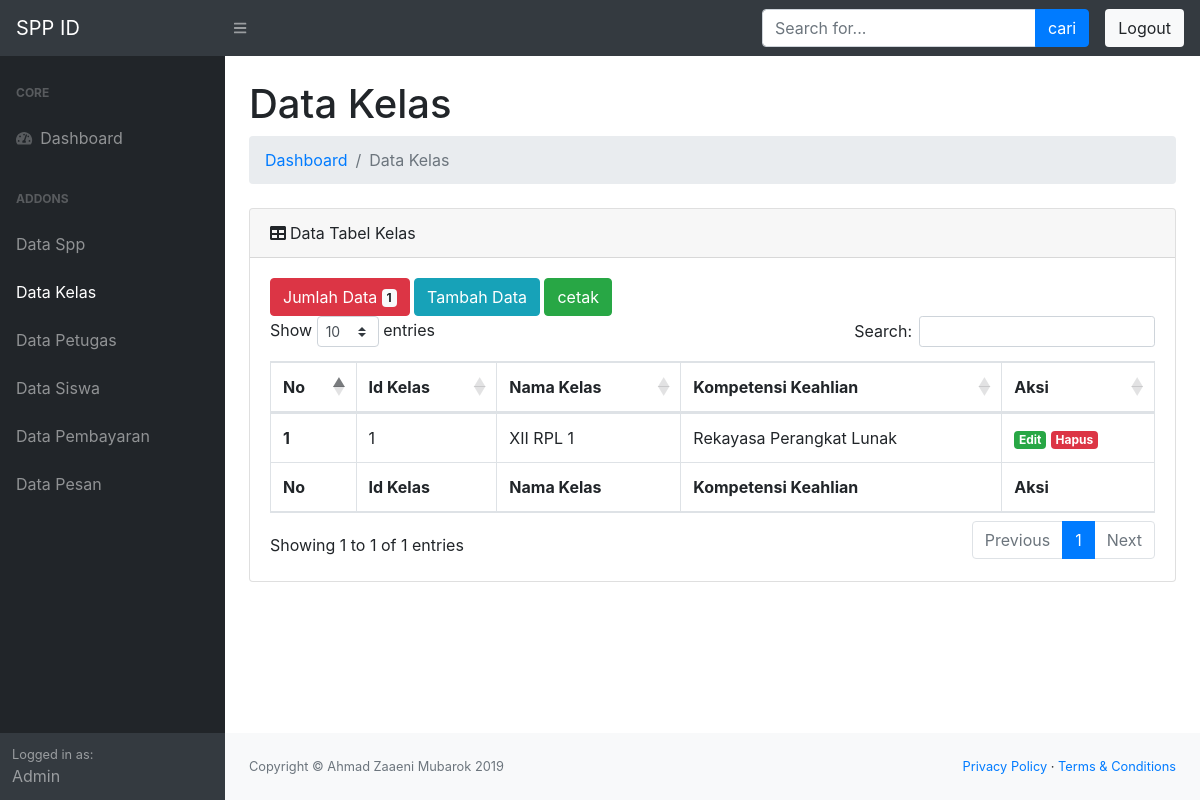
Page /dist/layout.php?page=kelas (signed in) on the committed database.
### tables this page shows
CREATE TABLE `kelas` (
  `id_kelas` int(11) NOT NULL,
  `nama_kelas` varchar(10) NOT NULL,
  `kompetensi_keahlian` varchar(50) NOT NULL
);

### dist/koneksi.php (called while the page is built, shortened)
<?php
$db = mysqli_connect("localhost", "root", "", "spp");
function show($table, $where = null) {
	global $db;
	$command = "SELECT * FROM $table";
	$query = mysqli_query($db, $command) or die ($db->error);
	$row = array();
	while ($rows = mysqli_fetch_array($query, MYSQLI_BOTH)) {
		$row[] = $rows;
	}
	return $row;
}

### dist/kelas.php (the view, shortened to what this page needs)
<div class="container-fluid">
    <h1 class="mt-4">Data Kelas</h1>
    <ol class="breadcrumb mb-4">
        <li class="breadcrumb-item"><a href="?page=index">Dashboard</a></li>
        <li class="breadcrumb-item active">Data Kelas</li>
    </ol>
    <div class="card mb-4">
        <div class="card-header"><i class="fas fa-table mr-1"></i>Data Tabel Kelas</div>
        <div class="card-body">
            <?php
            $query = mysqli_query ($db,'SELECT *FROM kelas');
            $jumlah =mysqli_num_rows($query);
            ?>
              <button class="btn btn-danger">Jumlah Data <span class="badge badge-light"> <?php echo $jumlah; ?></span></button>
        <a class="btn btn-info" href="?page=tambahkelas" >
            <span class="glyphicon glyphicon-plus">Tambah Data </span>
        </a>
        <button class="btn btn-success" name="cetak" id="cetak">cetak</button>
            <div class="table-responsive">
                <table class="table table-bordered" id="dataTable" width="100%" cellspacing="0">
                    <thead>
                        <tr>
                            <th>No</th>
                            <th>Id Kelas</th>
                            <th>Nama Kelas</th>
                            <th>Kompetensi Keahlian</th>
                            <th>Aksi</th>
                        </tr>
                    </thead>
                    <tfoot>
                        <tr>
                            <th>No</th>
                            <th>Id Kelas</th>
                            <th>Nama Kelas</th>
                            <th>Kompetensi Keahlian</th>
                            <th>Aksi</th>
                        </tr>
                    </tfoot>
                    <tbody>
                       <?php
                        $count = 0;
                        $row = show("kelas");
                        if ($row == false) {
                            ?>
                            <tr>
                                <td colspan="9" align="center">data kosong</td>
                            </tr>
                            <?php
                        } else {
                        foreach ($row as $data) {
                        $count++;
                        ?>
                        <tr>
                            <th><?php echo $count; ?></th>
                            <td><?php echo $data['id_kelas']; ?></td>
                            <td><?php echo $data['nama_kelas']; ?></td>
                            <td><?php echo $data['kompetensi_keahlian']; ?></td>
                            <td>
                                <a class="badge badge-success" href="?page=editkelas&id_kelas=<?php echo $data['id_kelas']; ?>">Edit</a>
                                <a onclick="return confirm('Yakin ingin menghapus data ini??');" class="badge badge-danger" href="?page=hapuskelas&id_kelas=<?php echo $data['id_kelas']; ?>">Hapus</a>
                            </td>
                        </tr>
                        <?php } } ?>
                    </tbody>
                </table>
            </div>
        </div>
    </div>
</div>

### rows in the picture
kelas: id_kelas "1", nama_kelas "XII RPL 1", kompetensi_keahlian "Rekayasa Perangkat Lunak"

### other values in the picture
$jumlah "1"
